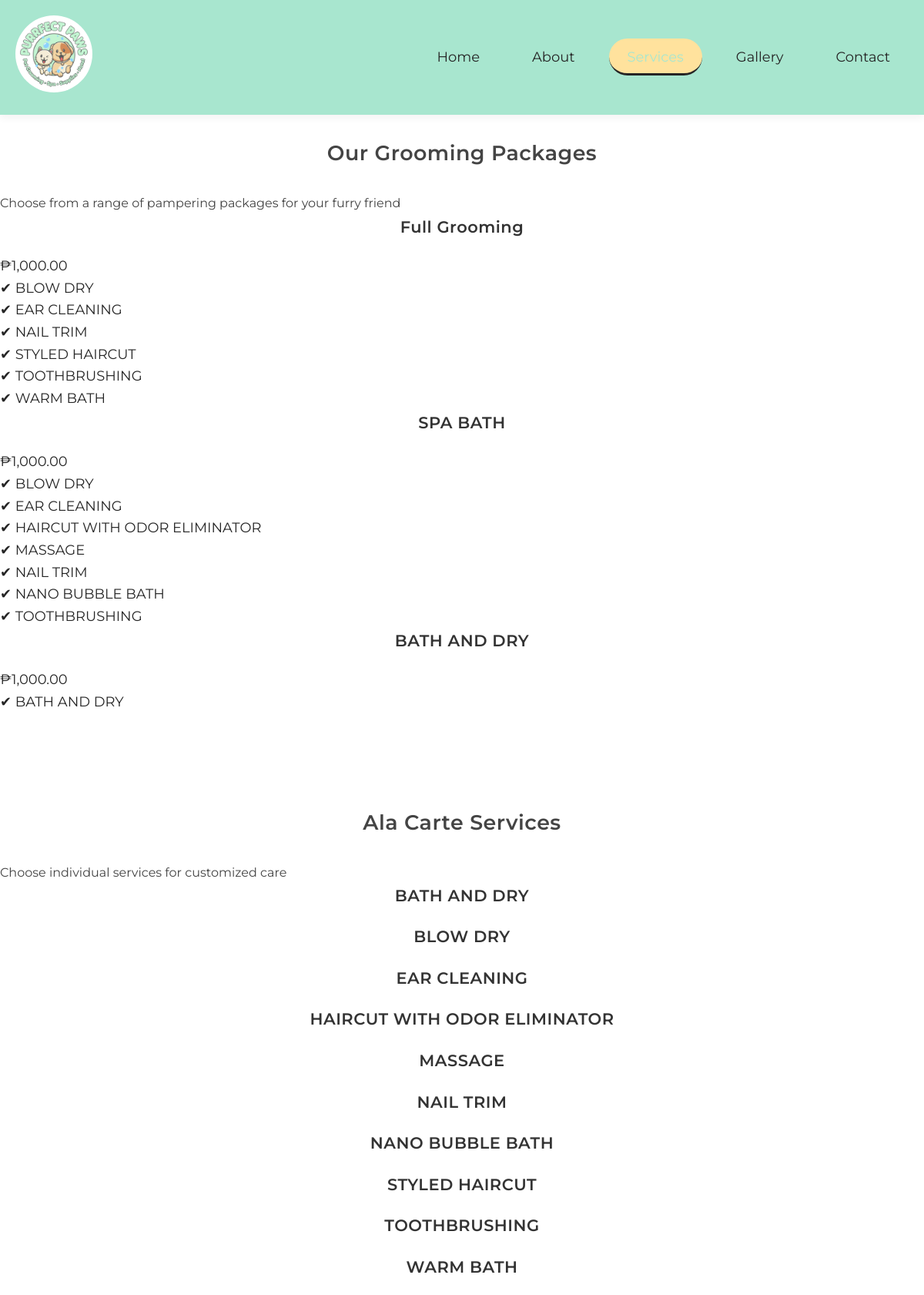
The page /packages/view_services.php on the database its author committed.
### tables this page shows
CREATE TABLE `packages` (
  `id` int(11) NOT NULL,
  `name` varchar(100) NOT NULL,
  `price` decimal(10,2) NOT NULL DEFAULT 0.00,
  `description` text DEFAULT NULL,
  `is_active` tinyint(1) DEFAULT 1
);

CREATE TABLE `package_features` (
  `id` int(11) NOT NULL,
  `feature_name` varchar(100) NOT NULL
);

### packages/view_services.php (the view, shortened to what this page needs)
<!DOCTYPE html>
<html lang="en">
<head>
  <link rel="stylesheet" href="style.css">
</head>
<body>
  <header>
    <nav class="navbar section-content">
      <a href="#" class="navbar-logo">
        <img src="Logo.jpg" alt="Logo" class="icon" />
      </a>
      <ul class="nav-menu">
        <li class="nav-item"><a href="main.php" class="nav-link">Home</a></li>
        <li class="nav-item"><a href="main.php" class="nav-link">About</a></li>
        <li class="nav-item"><a href="main.php" class="nav-link active">Services</a></li>
        <li class="nav-item"><a href="main.php" class="nav-link">Gallery</a></li>
        <li class="nav-item"><a href="main.php" class="nav-link">Contact</a></li>
      </ul>
    </nav>
  </header>
  <h1>Our Grooming Packages</h1>
  <?php
  require '../db.php';
  $sql = "SELECT
              p.id,
              p.name AS package_name,
              p.price,
              p.description,
              pf.feature_name
          FROM packages p
          LEFT JOIN package_feature_map pfm ON p.id = pfm.package_id
          LEFT JOIN package_features pf ON pfm.feature_id = pf.id
          WHERE p.is_active = 1
          ORDER BY p.id, pf.feature_name";
  $result = $mysqli->query($sql);
  $packages = [];
  if ($result->num_rows > 0) {
    while ($row = $result->fetch_assoc()) {
      $pkg_id = $row['id'];
      if (!isset($packages[$pkg_id])) {
        $packages[$pkg_id] = [
          'name' => $row['package_name'],
          'price' => $row['price'],
          'description' => $row['description'],
          'features' => []
        ];
      }
      if ($row['feature_name']) {
        $packages[$pkg_id]['features'][] = $row['feature_name'];
      }
    }
  }
  ?>
  <section class="page-content">
    <div class="page-header">
      <h2 class="page-title">Our Grooming Packages</h2>
      <p class="page-subtitle">Choose from a range of pampering packages for your furry friend</p>
    </div>
    <div class="packages-grid">
      <?php foreach ($packages as $pkg): ?>
        <div class="package-card">
          <div class="package-header">
            <h3 class="package-name"><?= htmlspecialchars($pkg['name']) ?></h3>
            <div class="package-price">₱<?= number_format($pkg['price'], 2) ?></div>
          </div>
          <ul class="package-features">
            <?php if (!empty($pkg['features'])): ?>
              <?php foreach ($pkg['features'] as $feat): ?>
                <li>✔ <?= htmlspecialchars($feat) ?></li>
              <?php endforeach; ?>
            <?php else: ?>
              <li>No features listed.</li>
            <?php endif; ?>
          </ul>
        </div>
      <?php endforeach; ?>
    </div>
  </section>
  <?php
  $ala_sql = "SELECT feature_name FROM package_features ORDER BY feature_name ASC";
  $ala_result = $mysqli->query($ala_sql);
  ?>
  <section class="page-content">
    <div class="page-header">
      <h2 class="page-title">Ala Carte Services</h2>
      <p class="page-subtitle">Choose individual services for customized care</p>
    </div>
    <div class="packages-grid">
      <?php if ($ala_result && $ala_result->num_rows > 0): ?>
        <?php while($row = $ala_result->fetch_assoc()): ?>
          <div class="package-card">
            <h3 class="package-name"><?= htmlspecialchars($row['feature_name']) ?></h3>
          </div>
        <?php endwhile; ?>
      <?php else: ?>
        <p>No ala carte services found.</p>
      <?php endif; ?>
    </div>
  </section>
</body>
</html>

### homepage/style.css (style rules this page uses)
body { font-size: var(--font-size-m); line-height: 1.6; color: var(--dark-color); background: var(--white-color); }
html { scroll-behavior: smooth; scroll-padding-top: 120px; }
* { margin: 0; padding: 0; box-sizing: border-box; font-family: "Montserrat", sans-serif; }
h1, h2, h3, h4, h5, h6 { font-weight: 600; text-align: center; margin-bottom: 20px; letter-spacing: 0.5px; color: #333; }
p { font-size: 1rem; line-height: 1.7; text-align: justify; color: #444; }
:root { --white-color: #fff; --dark-color: #252525; --primary-color: #A8E6CF; --secondary-color: #FFE29D; --light-pink-color: #faf4f5; --medium-gray-color: #ccc; --font-size-xs: 1rem; --font-size-s: 1rem; --font-size-m: 1.12rem; --font-size-l: 1.5rem; --font-size-xl: 2rem; --font-size-xxl: 2.5rem; --border-radius-s: 8px; --border-radius-m: 30px; --border-radius-circle: 50%; --site-max-width: 1300px; }
ul { list-style: none; }
a { text-decoration: none; }
img { width: 100%; }
.section-content { margin: 0 auto; padding: 0 20px; max-width: var(--site-max-width); }
header { position: fixed; width: 100%; z-index: 5; background: var(--primary-color); box-shadow: 0 4px 10px rgba(0, 0, 0, 0.05); }
header .navbar { display: flex; padding: 20px; align-items: center; justify-content: space-between; }
.navbar .icon { width: 100px; height: 100px; border-radius: 50%; object-fit: cover; }
.navbar .nav-menu { display: flex; align-items: center; gap: 20px; }
.navbar .nav-item { display: flex; align-items: center; justify-content: center; height: 48px; }
.navbar .nav-menu .nav-link { display: inline-block; padding: 12px 24px; color: var(--dark-color); font-size: var(--font-size-m); border-radius: var(--border-radius-m); font-weight: var(--font-weight-medium); background-color: transparent; transition: background 0.3s ease, color 0.3s ease; text-align: center; height: 100%; line-height: 24px; }
.navbar .nav-menu .nav-link:hover, .navbar .nav-menu .nav-link:focus, .navbar .nav-menu .nav-link.active { background: var(--secondary-color); color: var(--primary-color); font-weight: var(--font-weight-semi-bold); }
.navbar .nav-link.active { background-color: var(--secondary-color); font-weight: 700; border-bottom: 3px solid var(--dark-color); }
.navbar .nav-menu .nav-link::after { content: ""; position: absolute; bottom: 4px; left: 18px; width: 0%; height: 2px; background-color: var(--primary-color); transition: width 0.3s ease; background: transparent; }
.navbar .nav-menu .nav-link:hover::after, .navbar .nav-menu .nav-link.active::after { width: calc(100% - 36px); }
.nav-item a { text-decoration: none; color: var(--dark); font-weight: 600; transition: color var(--transition); }
h2 { text-align: center; margin-top: 120px; margin-bottom: 30px; color: #444; }

### rows shown on the page
packages: name "BATH AND DRY", price "1,000.00", feat "BATH AND DRY"
package_features: feature_name "BATH AND DRY"
package_features: feature_name "BLOW DRY"
package_features: feature_name "EAR CLEANING"
package_features: feature_name "HAIRCUT WITH ODOR ELIMINATOR"
package_features: feature_name "MASSAGE"
package_features: feature_name "NAIL TRIM"
package_features: feature_name "NANO BUBBLE BATH"
package_features: feature_name "STYLED HAIRCUT"
package_features: feature_name "TOOTHBRUSHING"
package_features: feature_name "WARM BATH"

### other values the page prints
$pkg['name'] "Full Grooming"
$pkg['price'] "1,000.00"
$feat "BLOW DRY"
$feat "EAR CLEANING"
$feat "NAIL TRIM"
$feat "STYLED HAIRCUT"
$feat "TOOTHBRUSHING"
$feat "WARM BATH"
$pkg['name'] "SPA BATH"
$feat "HAIRCUT WITH ODOR ELIMINATOR"
$feat "MASSAGE"
$feat "NANO BUBBLE BATH"
